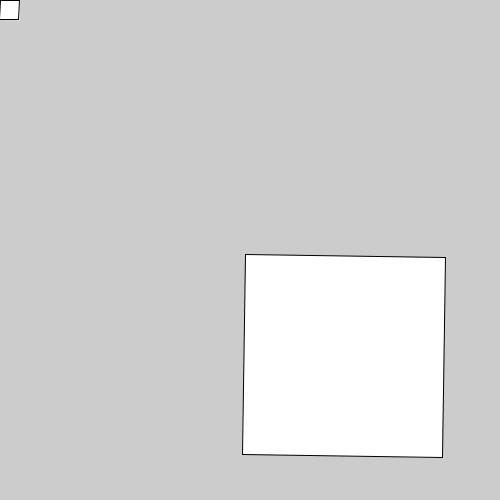
Frame 1 (no input)
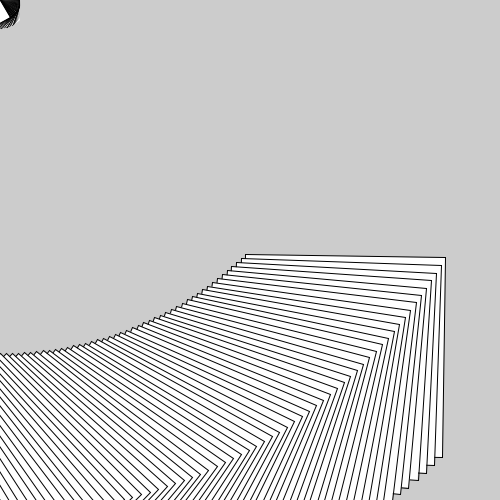
Frame 60 (the mouse pressed at the canvas centre just before this capture)
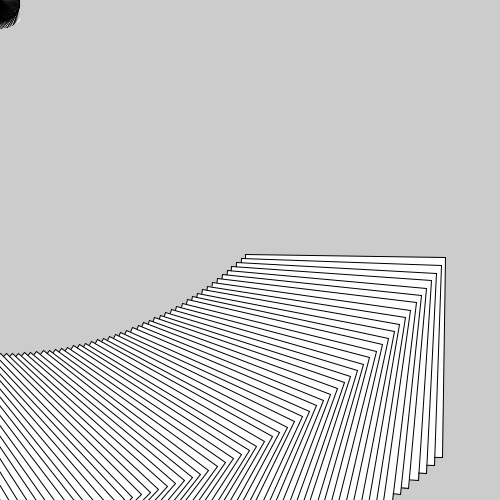
Frame 120 (the mouse held since frame 60 and released just before this capture)

The Processing sketch that drew these frames (run headless with seeded random() and noise(); from frame 60 on, the mouse is pressed at the canvas centre):

// Processing sketch: pushPop_1
// ── pushPop_1.pde
float rot = 0;

void setup() {
  size(500, 500);
}

void draw() {
  rot++; //en cada loop aumentamos rot en 1

  rotate(radians(rot)); //usamos la variable rot para rotar
  rect(width/2, height/2, 200, 200); //vemos que la rotacion se hace en el 0,0...hmmm
  
  rect(0,0,20,20);
}
